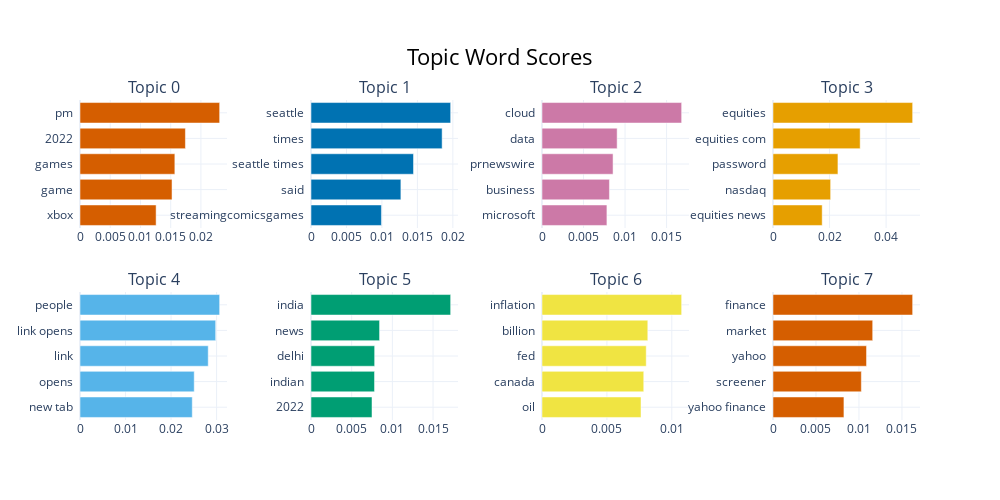

The notebook cell saved with this chart:
### Code cell
topic_model.visualize_barchart()

### Figure 1 — Plotly figure (JSON) as saved in the notebook; plotly's stock layout.template omitted (floating-point values rounded to 4 significant figures)
{"data": [{"marker": {"color": "#D55E00"}, "orientation": "h", "type": "bar", "x": [0.01259, 0.01522, 0.01569, 0.01743, 0.0231], "xaxis": "x", "y": ["xbox  ", "game  ", "games  ", "2022  ", "pm  "], "yaxis": "y"}, {"marker": {"color": "#0072B2"}, "orientation": "h", "type": "bar", "x": [0.009929, 0.01267, 0.01445, 0.01849, 0.01969], "xaxis": "x2", "y": ["streamingcomicsgames  ", "said  ", "seattle times  ", "times  ", "seattle  "], "yaxis": "y2"}, {"marker": {"color": "#CC79A7"}, "orientation": "h", "type": "bar", "x": [0.007817, 0.008119, 0.008556, 0.009048, 0.01682], "xaxis": "x3", "y": ["microsoft  ", "business  ", "prnewswire  ", "data  ", "cloud  "], "yaxis": "y3"}, {"marker": {"color": "#E69F00"}, "orientation": "h", "type": "bar", "x": [0.01739, 0.02038, 0.02296, 0.03083, 0.04938], "xaxis": "x4", "y": ["equities news  ", "nasdaq  ", "password  ", "equities com  ", "equities  "], "yaxis": "y4"}, {"marker": {"color": "#56B4E9"}, "orientation": "h", "type": "bar", "x": [0.02466, 0.02509, 0.02816, 0.0298, 0.03067], "xaxis": "x5", "y": ["new tab  ", "opens  ", "link  ", "link opens  ", "people  "], "yaxis": "y5"}, {"marker": {"color": "#009E73"}, "orientation": "h", "type": "bar", "x": [0.007497, 0.007807, 0.007823, 0.008426, 0.01716], "xaxis": "x6", "y": ["2022  ", "indian  ", "delhi  ", "news  ", "india  "], "yaxis": "y6"}, {"marker": {"color": "#F0E442"}, "orientation": "h", "type": "bar", "x": [0.007626, 0.007838, 0.00803, 0.00815, 0.01076], "xaxis": "x7", "y": ["oil  ", "canada  ", "fed  ", "billion  ", "inflation  "], "yaxis": "y7"}, {"marker": {"color": "#D55E00"}, "orientation": "h", "type": "bar", "x": [0.008249, 0.01027, 0.01088, 0.01159, 0.01624], "xaxis": "x8", "y": ["yahoo finance  ", "screener  ", "yahoo  ", "market  ", "finance  "], "yaxis": "y8"}], "layout": {"annotations": [{"font": {"size": 16}, "showarrow": false, "text": "Topic 0", "x": 0.0875, "xanchor": "center", "xref": "paper", "y": 1, "yanchor": "bottom", "yref": "paper"}, {"font": {"size": 16}, "showarrow": false, "text": "Topic 1", "x": 0.3625, "xanchor": "center", "xref": "paper", "y": 1, "yanchor": "bottom", "yref": "paper"}, {"font": {"size": 16}, "showarrow": false, "text": "Topic 2", "x": 0.6375, "xanchor": "center", "xref": "paper", "y": 1, "yanchor": "bottom", "yref": "paper"}, {"font": {"size": 16}, "showarrow": false, "text": "Topic 3", "x": 0.9125, "xanchor": "center", "xref": "paper", "y": 1, "yanchor": "bottom", "yref": "paper"}, {"font": {"size": 16}, "showarrow": false, "text": "Topic 4", "x": 0.0875, "xanchor": "center", "xref": "paper", "y": 0.4, "yanchor": "bottom", "yref": "paper"}, {"font": {"size": 16}, "showarrow": false, "text": "Topic 5", "x": 0.3625, "xanchor": "center", "xref": "paper", "y": 0.4, "yanchor": "bottom", "yref": "paper"}, {"font": {"size": 16}, "showarrow": false, "text": "Topic 6", "x": 0.6375, "xanchor": "center", "xref": "paper", "y": 0.4, "yanchor": "bottom", "yref": "paper"}, {"font": {"size": 16}, "showarrow": false, "text": "Topic 7", "x": 0.9125, "xanchor": "center", "xref": "paper", "y": 0.4, "yanchor": "bottom", "yref": "paper"}], "height": 500, "hoverlabel": {"bgcolor": "white", "font": {"family": "Rockwell", "size": 16}}, "showlegend": false, "title": {"font": {"color": "Black", "size": 22}, "text": "Topic Word Scores", "x": 0.5, "xanchor": "center", "yanchor": "top"}, "width": 1000, "xaxis": {"anchor": "y", "domain": [0, 0.175], "showgrid": true}, "xaxis2": {"anchor": "y2", "domain": [0.275, 0.45], "showgrid": true}, "xaxis3": {"anchor": "y3", "domain": [0.55, 0.725], "showgrid": true}, "xaxis4": {"anchor": "y4", "domain": [0.825, 1], "showgrid": true}, "xaxis5": {"anchor": "y5", "domain": [0, 0.175], "showgrid": true}, "xaxis6": {"anchor": "y6", "domain": [0.275, 0.45], "showgrid": true}, "xaxis7": {"anchor": "y7", "domain": [0.55, 0.725], "showgrid": true}, "xaxis8": {"anchor": "y8", "domain": [0.825, 1], "showgrid": true}, "yaxis": {"anchor": "x", "domain": [0.6, 1], "showgrid": true}, "yaxis2": {"anchor": "x2", "domain": [0.6, 1], "showgrid": true}, "yaxis3": {"anchor": "x3", "domain": [0.6, 1], "showgrid": true}, "yaxis4": {"anchor": "x4", "domain": [0.6, 1], "showgrid": true}, "yaxis5": {"anchor": "x5", "domain": [0, 0.4], "showgrid": true}, "yaxis6": {"anchor": "x6", "domain": [0, 0.4], "showgrid": true}, "yaxis7": {"anchor": "x7", "domain": [0, 0.4], "showgrid": true}, "yaxis8": {"anchor": "x8", "domain": [0, 0.4], "showgrid": true}}}
